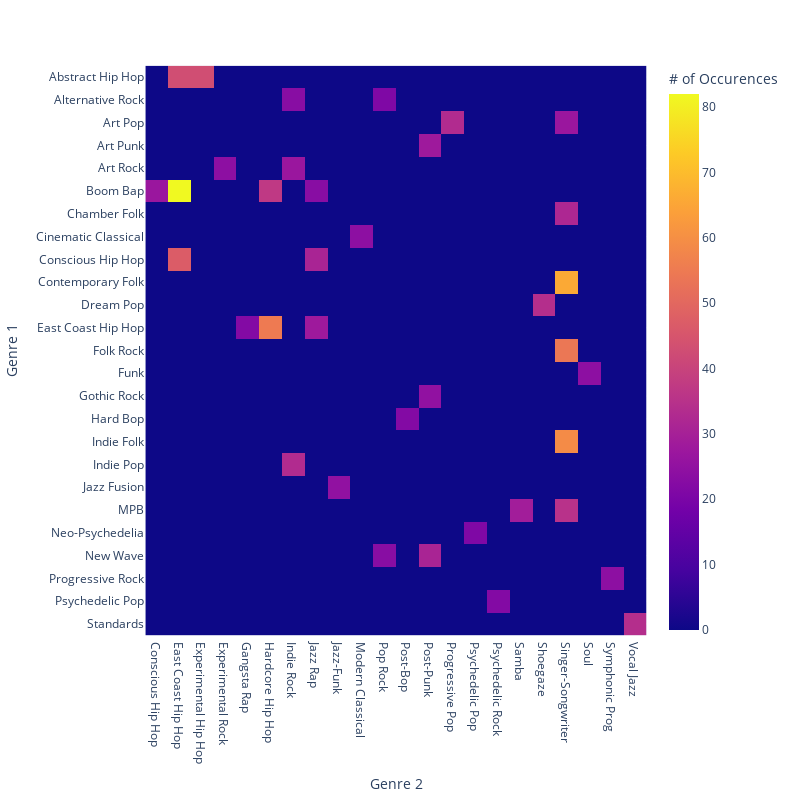

The cell this chart's notebook holds for it:
### Markdown cell above
Pivot Table and Heatmap of co-occurence matrix

### Code cell
pivot_table = pd.pivot_table(
    co_occurrence_df.reset_index(),
    values="Count",
    index="level_0",
    columns="level_1",
    fill_value=0,
)


# Visualize Pivot Table
px.imshow(
    pivot_table,
    labels=dict(
        x="Genre 2",
        y="Genre 1",
        color="# of Occurences",
    ),
    width=800,
    height=800,
)

### Figure 1 — Plotly figure (JSON) as saved in the notebook; plotly's stock layout.template omitted (floating-point values rounded to 4 significant figures; data arrays with more than 128 entries replaced by an {"elided": "..."} marker saying what was removed)
{"data": [{"coloraxis": "coloraxis", "hovertemplate": "Genre 2: %{x}<br>Genre 1: %{y}<br># of Occurences: %{z}<extra></extra>", "name": "0", "type": "heatmap", "x": ["Conscious Hip Hop", "East Coast Hip Hop", "Experimental Hip Hop", "Experimental Rock", "Gangsta Rap", "Hardcore Hip Hop", "Indie Rock", "Jazz Rap", "Jazz-Funk", "Modern Classical", "Pop Rock", "Post-Bop", "Post-Punk", "Progressive Pop", "Psychedelic Pop", "Psychedelic Rock", "Samba", "Shoegaze", "Singer-Songwriter", "Soul", "Symphonic Prog", "Vocal Jazz"], "xaxis": "x", "y": ["Abstract Hip Hop", "Alternative Rock", "Art Pop", "Art Punk", "Art Rock", "Boom Bap", "Chamber Folk", "Cinematic Classical", "Conscious Hip Hop", "Contemporary Folk", "Dream Pop", "East Coast Hip Hop", "Folk Rock", "Funk", "Gothic Rock", "Hard Bop", "Indie Folk", "Indie Pop", "Jazz Fusion", "MPB", "Neo-Psychedelia", "New Wave", "Progressive Rock", "Psychedelic Pop", "Standards"], "yaxis": "y", "z": {"elided": "25x22 int values"}}], "layout": {"coloraxis": {"colorbar": {"title": {"text": "# of Occurences"}}, "colorscale": [[0, "#0d0887"], [0.1111, "#46039f"], [0.2222, "#7201a8"], [0.3333, "#9c179e"], [0.4444, "#bd3786"], [0.5556, "#d8576b"], [0.6667, "#ed7953"], [0.7778, "#fb9f3a"], [0.8889, "#fdca26"], [1, "#f0f921"]]}, "height": 800, "margin": {"t": 60}, "width": 800, "xaxis": {"anchor": "y", "autorange": true, "constrain": "domain", "domain": [0.004676, 0.9953], "range": [-0.5, 21.5], "scaleanchor": "y", "title": {"text": "Genre 2"}, "type": "category"}, "yaxis": {"anchor": "x", "autorange": true, "constrain": "domain", "domain": [0, 1], "range": [24.5, -0.5], "title": {"text": "Genre 1"}, "type": "category"}}}
